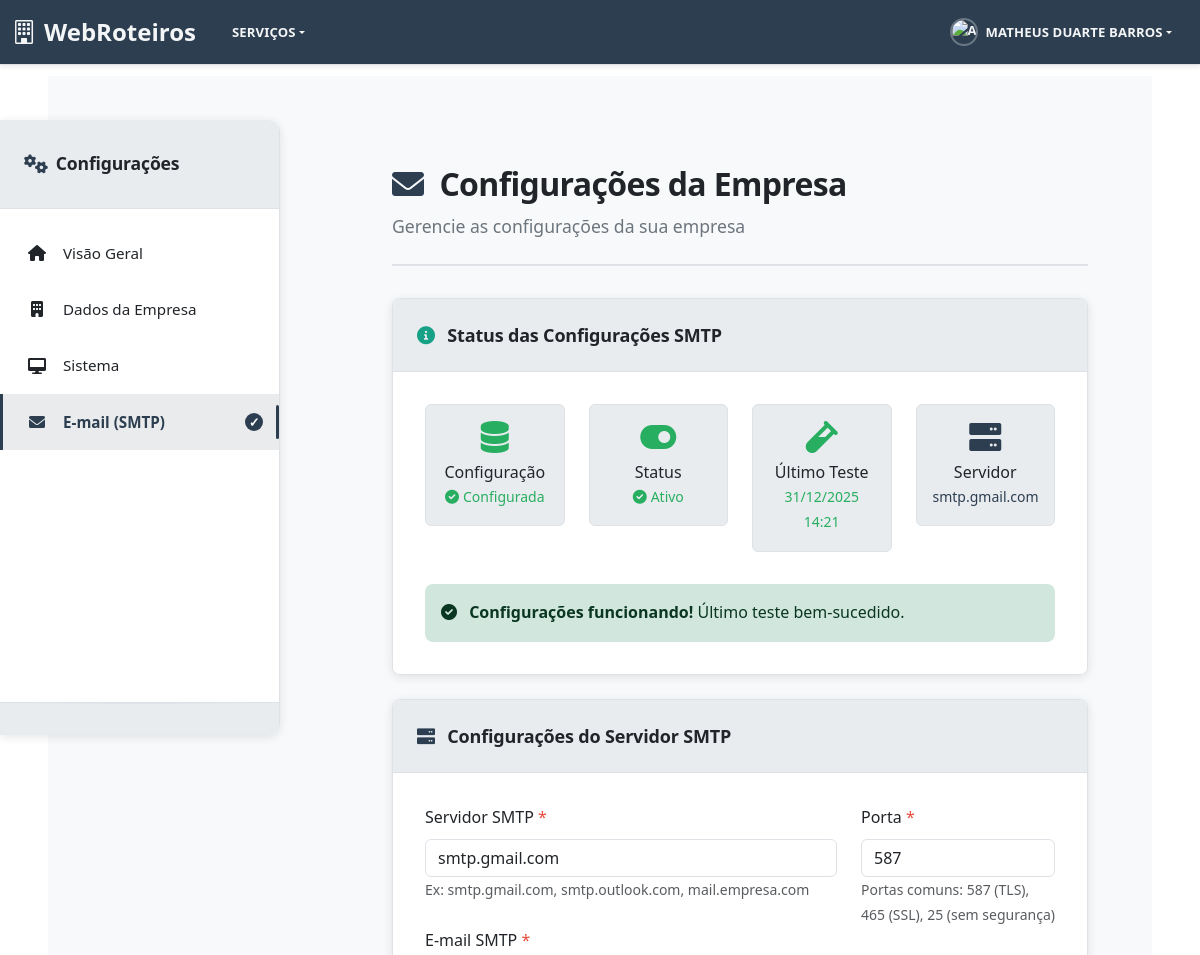
The app's page /configuracoes/smtp/ (signed in, upper part), older data.
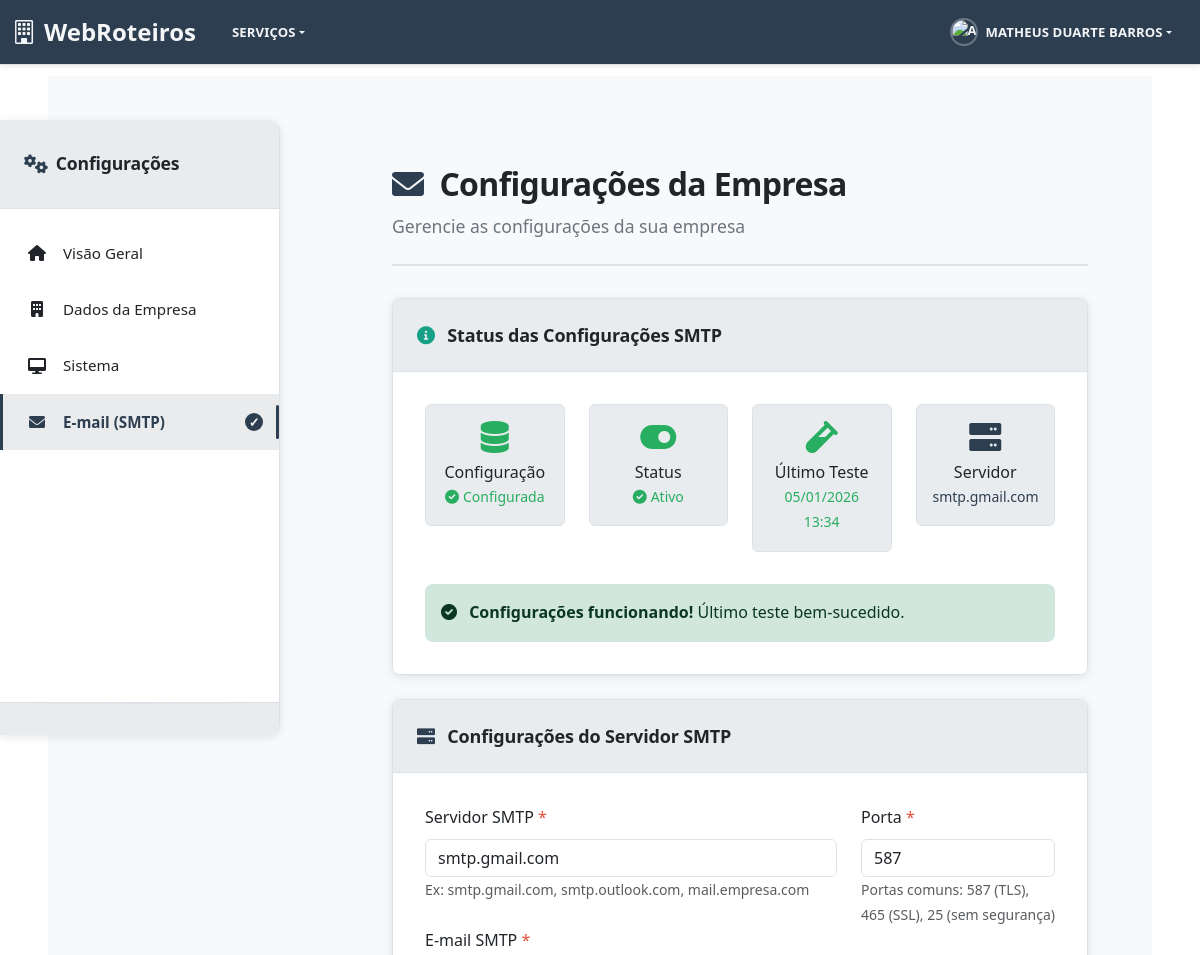
The same page, newer data.
### company_settings/models.py (models this page shows, shortened)
class SMTPSettings(models.Model):
    CONNECTION_CHOICES = [
        ('ssl', 'SSL'),
        ('tls', 'TLS'),
        ('starttls', 'STARTTLS'),
        ('none', 'Sem criptografia'),
    ]
    BACKEND_CHOICES = [
        ('django.core.mail.backends.smtp.EmailBackend', 'SMTP Backend (Padrão)'),
        ('django.core.mail.backends.console.EmailBackend', 'Console Backend (Desenvolvimento)'),
        ('django.core.mail.backends.filebased.EmailBackend', 'File Backend (Arquivo)'),
        ('django.core.mail.backends.locmem.EmailBackend', 'Memory Backend (Memória)'),
        ('django.core.mail.backends.dummy.EmailBackend', 'Dummy Backend (Teste)'),
    ]
    email_backend = models.CharField(
        'Backend de E-mail',
        max_length=255,
        choices=BACKEND_CHOICES,
        default='django.core.mail.backends.smtp.EmailBackend'
    )
    smtp_server = models.CharField('Servidor SMTP', max_length=255)
    smtp_port = models.PositiveIntegerField('Porta', default=587)
    connection_security = models.CharField(
        'Tipo de Conexão',
        max_length=10,
        choices=CONNECTION_CHOICES,
        default='tls'
    )
    email = models.EmailField('E-mail SMTP', default='noreply@webreceptivo.com', help_text='E-mail usado para autenticação, remetente e todas as funções do sistema')
    smtp_password = models.CharField('Senha SMTP', max_length=255)
    use_authentication = models.BooleanField('Usar Autenticação', default=True)
    timeout = models.PositiveIntegerField('Timeout (segundos)', default=30)
    is_active = models.BooleanField('Ativar Configurações', default=True, help_text='Se ativado, o sistema usará estas configurações para envio de e-mails')
    last_test_date = models.DateTimeField('Último Teste', null=True, blank=True)
    last_test_success = models.BooleanField('Último Teste Sucesso', default=False)
    last_test_message = models.TextField('Mensagem do Último Teste', blank=True)
    created_at = models.DateTimeField('Criado em', auto_now_add=True)
    updated_at = models.DateTimeField('Atualizado em', auto_now=True)
    updated_by = models.ForeignKey(User, on_delete=models.SET_NULL, null=True, verbose_name='Atualizado por')
    class Meta:
        verbose_name = 'Configurações de SMTP'
        verbose_name_plural = 'Configurações de SMTP'
    @classmethod
    def get_settings(cls):
        settings, created = cls.objects.get_or_create(
            pk=1,
            defaults={
                'smtp_server': 'smtp.gmail.com',
                'smtp_port': 587,
                'connection_security': 'tls',
                'email': 'noreply@webreceptivo.com',
                'smtp_password': '',
            }
        )
        return settings

### company_settings/views.py (the view)
# urls.py: path('smtp/', views.smtp_settings_view, name='smtp'),
@login_required
@user_passes_test(is_admin_user)
def smtp_settings_view(request):
    settings_obj = SMTPSettings.get_settings()
    if request.method == 'POST':
        original_data = {}
        for field in SMTPSettingsForm.Meta.fields:
            original_data[field] = getattr(settings_obj, field, None)
        form = SMTPSettingsForm(request.POST, instance=settings_obj)
        if form.is_valid():
            changes_data = {}
            for field in form.changed_data:
                old_value = original_data.get(field)
                new_value = form.cleaned_data.get(field)
                if 'password' in field.lower():
                    changes_data[field] = {
                        'old': '***HIDDEN***' if old_value else None,
                        'new': '***HIDDEN***' if new_value else None
                    }
                else:
                    changes_data[field] = {
                        'old': str(old_value) if old_value is not None else None,
                        'new': str(new_value) if new_value is not None else None
                    }
            settings_obj = form.save(commit=False)
            settings_obj.updated_by = request.user
            settings_obj.save()
            if settings_obj.is_active:
                success = settings_obj.apply_to_django_settings()
                if success:
                    messages.success(request, 'Configurações de SMTP atualizadas e aplicadas ao sistema com sucesso!')
                else:
                    messages.warning(request, 'Configurações salvas, mas houve um problema ao aplicá-las ao sistema.')
            else:
                messages.success(request, 'Configurações de SMTP salvas com sucesso! Ative-as para usar no sistema.')
            if changes_data:
                settings_obj.log_changes(user=request.user, request=request, changes_data=changes_data)
            return redirect('company_settings:smtp')
        else:
            messages.error(request, 'Por favor, corrija os erros abaixo.')
    else:
        form = SMTPSettingsForm(instance=settings_obj)
    context = {
        'form': form,
        'settings': settings_obj,
        'title': 'Configurações de SMTP',
        'active_tab': 'smtp'
    }
    return render(request, 'company_settings/smtp.html', context)

### core/admin_context.py (called while the page is built)
def admin_context(request):
    context = {}
    if request.user.is_authenticated and request.user.is_staff:
        try:
            context.update({
                'total_users': User.objects.count(),
                'total_groups': Group.objects.count(),
                'total_permissions': Permission.objects.count(),
                'active_users': User.objects.filter(is_active=True).count(),
            })
        except Exception:
            context.update({
                'total_users': 0,
                'total_groups': 0,
                'total_permissions': 0,
                'active_users': 0,
            })
    return context

### user_management/permission_helpers.py (called while the page is built, shortened)
def get_user_level(user):
    if not user or not user.is_authenticated:
        return 'usuario_basico'
    if user.id == 1 and user.is_superuser:
        return 'admin_principal'

def can_access_user_management(user):
    user_level = get_user_level(user)
    return user_level in ['admin_principal', 'administrador', 'gerente']

def should_show_admin_menu(user):
    return can_access_user_management(user)

def should_show_user_management_link(user):
    return can_access_user_management(user)

### templates/company_settings/smtp.html (shortened to what the changed rows need)
{% extends 'company_settings/base.html' %}
{% block page_icon %}<i class="fas fa-envelope"></i>{% endblock %}
{% block settings_content %}
<form method="post" id="smtpForm" class="needs-validation" novalidate>
    <div class="content-card mb-4">
        <div class="content-card-body">
            <div class="row">
                <div class="col-md-3 mb-3">
                    <div class="status-item p-3 rounded text-center">
                        <i class="fas fa-vial fa-2x mb-2 {% if form.instance.last_test_success %}text-success{% elif form.instance.last_test_date %}text-warning{% else %}text-muted{% endif %}"></i>
                        <h6 class="mb-0">Último Teste</h6>
                        <small class="{% if form.instance.last_test_success %}text-success{% elif form.instance.last_test_date %}text-warning{% else %}text-muted{% endif %}">
                            {% if form.instance.last_test_date %}
                                {{ form.instance.last_test_date|date:"d/m/Y H:i" }}
                            {% else %}
                                Nunca testado
                            {% endif %}
                        </small>
                    </div>
                </div>
                <div class="col-md-3 mb-3">
                    <div class="status-item p-3 rounded text-center">
                        <i class="fas fa-server fa-2x mb-2 {% if form.instance.smtp_server %}text-primary{% else %}text-muted{% endif %}"></i>
                        <h6 class="mb-0">Servidor</h6>
                        <small class="{% if form.instance.smtp_server %}text-primary{% else %}text-muted{% endif %}">
                            {{ form.instance.smtp_server|default:"Não definido" }}
                        </small>
                    </div>
                </div>
            </div>
        </div>
    </div>
    <div class="content-card mb-4">
        <div class="content-card-body">
            <div class="row">
                <div class="col-lg-8">
                    <div class="form-group">
                        <label for="{{ form.smtp_server.id_for_label }}" class="form-label">
                            {{ form.smtp_server.label }} <span class="text-danger">*</span>
                        </label>
                        {{ form.smtp_server }}
                        <small class="form-text text-muted">
                            Ex: smtp.gmail.com, smtp.outlook.com, mail.empresa.com
                        </small>
                    </div>
                </div>
                <div class="col-lg-4">
                    <div class="form-group">
                        <label for="{{ form.smtp_port.id_for_label }}" class="form-label">
                            {{ form.smtp_port.label }} <span class="text-danger">*</span>
                        </label>
                        {{ form.smtp_port }}
                        <small class="form-text text-muted">
                            Portas comuns: 587 (TLS), 465 (SSL), 25 (sem segurança)
                        </small>
                    </div>
                </div>
            </div>
        </div>
    </div>
</form>
{% endblock %}

Row changes from the older to the newer data that the page shows:
changed SMTPSettings "smtp.gmail.com": instance.last_test_date "31/12/2025 14:21" → "05/01/2026 13:34"
